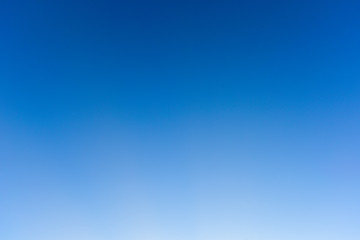
%> input picture A1 - Content-Aware Photo Enhancement/src/coloredSky.jpg, 360 x 240 px
$ octave --eval "result = rectifyShadow(imread('coloredSky.jpg'));"   (GNU Octave 9; MATLAB toolbox functions it lacks are replaced by stand-ins)
%> lines starting %> are read from the running program, lines starting %| are printed output that depends on the picture
function shadow = rectifyShadow(rgbImg)
    figure, imshow(rgbImg);
    title('Shadow Input');

    YCbCr = rgb2ycbcr(rgbImg);
%> YCbCr: size 240x360x3 uint8; mean of channels 1, 2, 3 117.9, 169.9, 89.9
    Y = YCbCr(:,:,1);
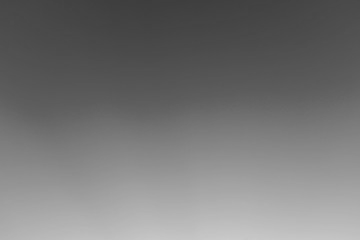
%> Y: size 240x360 uint8; min 61, max 202, mean 117.9
    Cb = YCbCr(:,:,2);
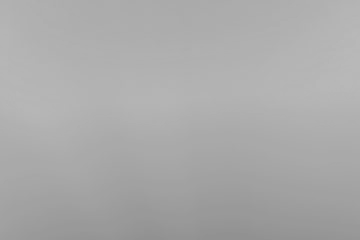
%> Cb: size 240x360 uint8; min 145, max 184, mean 169.9
    Cr= YCbCr(:,:,3);
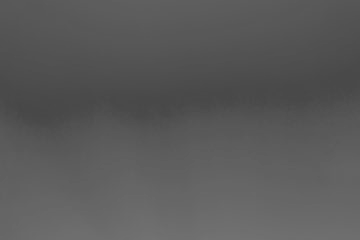
%> Cr: size 240x360 uint8; min 71, max 114, mean 89.9

    greyImg = double(Y);
    greyImg = greyImg./max(greyImg(:));
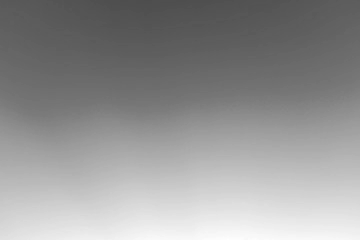
%> greyImg: size 240x360 double; min 0.302, max 1, mean 0.583

    pixels = greyImg;
    reshape(pixels,1,[]);
    dark = [];
    bright = [];

    for i = 1:size(pixels)
        if (pixels(i)<=50.0/255)
            dark = [dark, pixels(i)];
        else
            bright = [bright, pixels(i)];
        end
    end
%> this loop made 240 passes
%> bright on passes 1 to 9: 0.351, [0.351 0.351], [0.351 0.351 0.356], [0.351 0.351 0.356 0.356], [0.351 0.351 0.356 0.356 0.356], [0.351 0.351 0.356 0.356 0.356 0.356], [0.351 0.351 0.356 0.356 0.356 0.356 0.361], [0.351 0.351 0.356 0.356 0.356 0.356 0.361 0.361], [0.351 0.351 0.356 0.356 0.356 0.356 0.361 0.361 0.361]
%> after the loop, bright = 240 values, max 0.881 at index 240, min 0.351 at index 1, mean 0.57
%> (the run ends here)
